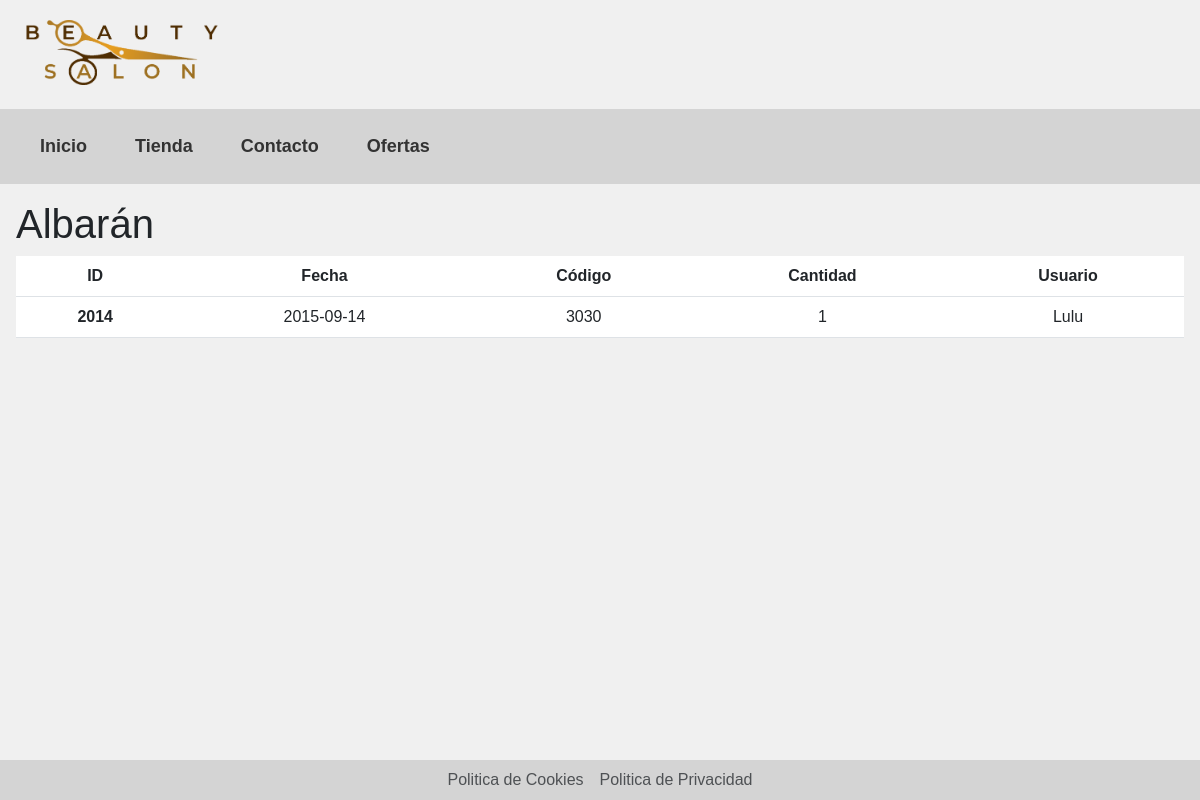
The app's page /Paginas3/Albaran.php with its own data.
### tables this page shows
create table albaran (
    id_albaran INT PRIMARY KEY AUTO_INCREMENT,
    fecha_albaran DATE NOT NULL,
    cod_producto INT NOT NULL,
    cantidad INT NOT NULL,
    usuario_albaran CHAR(30) NOT NULL,
    index(usuario_albaran),
    index(cod_Producto),
    foreign key (usuario_albaran) references usuarios (usuario),
	foreign key (cod_producto) references productos (cod_producto)
);

### Paginas3/Albaran.php (the view, shortened to what this page needs)
<!DOCTYPE html>
<html lang="es">
<head>
    <link href="https://cdn.jsdelivr.net/npm/bootstrap@5.3.0-alpha1/dist/css/bootstrap.min.css" rel="stylesheet">
    <link rel="stylesheet" href="https://cdnjs.cloudflare.com/ajax/libs/font-awesome/6.2.1/css/all.min.css" />
    <link rel="stylesheet" href="../CSS/style.css">
</head>
<body>
    <header class="p-3" style="background-color: #f0f0f0;">
        <div class="mx-2">
            <div class="d-flex bd-highlight mb-1 align-items-center justify-content-space-between">
                <a href="../index.php" class="mx-auto mx-sm-auto ms-md-0 my-1" class="logo">
                    <img src="../Imagen/logo.png" alt="logo" class="icono_logo" style="width: 200px;">
                </a>
            </div>
        </div>
    </header>
    <nav class="navbar navbar-expand-lg p-0" style="background-color: #d4d4d4;">
        <div class="container-fluid p-0">
            <div class="collapse navbar-collapse" id="navbarNavDarkDropdown">
                <ul class="navbar-nav">
                    <li class="opli nav-item p-3 fw-bold"><a class="op btn nav-link" href="../index.php">Inicio</a></li>
                    <li class="opli nav-item p-3 fw-bold"><a class="op btn nav-link" href="../Paginas2/Tienda.php">Tienda</a></li>
                    <li class="opli nav-item p-3 fw-bold"><a class="op btn nav-link" href="#">Contacto</a></li>
                    <li class="opli nav-item p-3 fw-bold"><a class="op btn nav-link" href="#">Ofertas</a></li>
                </ul>
            </div>
        </div>
    </nav>
    <main class="p-2 p-sm-3 p-md-3 p-lg-3">
        <h1 class="text-center text-sm-center text-md-start text-lg-start">Albarán</h1>
        <table class="table text-center">
            <thead class="text-white" style="background-color: #be901b;">
                <tr>
                    <th scope="col">ID</th>
                    <th scope="col">Fecha</th>
                    <th scope="col">Código</th>
                    <th scope="col">Cantidad</th>
                    <th scope="col">Usuario</th>
                </tr>
            </thead>
            <tbody>
                <tr>
                    <?php
                    try {
                        $conexion = new PDO('mysql:host=' . $_SERVER['SERVER_ADDR'] . ';dbname=' . BBDD, USER, PASS);
                        $sql = 'select * from albaran';
                        $resultado = $conexion->query($sql);
                        while ($row = $resultado->fetch(PDO::FETCH_ASSOC)) {
                            echo '<th scope="row">' . $row['id_albaran'] . '</th>';
                            echo '<td>' . $row['fecha_albaran'] . '</td>';
                            echo '<td>' . $row['cod_producto'] . '</td>';
                            echo '<td>' . $row['cantidad'] . '</td>';
                            echo '<td>' . $row['usuario_albaran'] . '</td>';
                        }
                    } catch (Exception $ex) {
                        if ($ex->getCode() == 2002) {
                            echo '<span style="color:brown"> Fallo de conexión </span>';
                        }
                        if ($ex->getCode() == 1049) {
                            echo '<span style="color:brown"> Base de datos desconocida </span>';
                        }
                        if ($ex->getCode() == 1045) {
                            echo '<span style="color:brown"> Datos incorrectos </span>';
                        }
                    } finally {
                        unset($conexion);
                    }
                    ?>
                </tr>
            </tbody>
        </table>
    </main>
    <div class="container">
        <footer class="fixed-bottom" style="background-color: #d4d4d4;">
            <ul class="nav justify-content-center ">
                <li class="nav-item"><a href="#" class="nav-link px-2 text-muted">Politica de Cookies</a></li>
                <li class="nav-item"><a href="#" class="nav-link px-2 text-muted">Politica de Privacidad</a></li>
            </ul>
        </footer>
    </div>
</body>
</html>

### CSS/style.css (style rules this page uses)
* { box-sizing: border-box; }
a { text-decoration: none; }
body { background-color: #f0f0f0; font-family: 'Trebuchet MS', 'Lucida Sans Unicode', 'Lucida Grande', 'Lucida Sans', Arial, sans-serif; margin: 0; padding: 0; }
.op { color: #333; font-size: large; }

### records on screen
albaran: id_albaran "2014", fecha_albaran "2015-09-14", cod_producto "3030", cantidad "1", usuario_albaran "Lulu"
